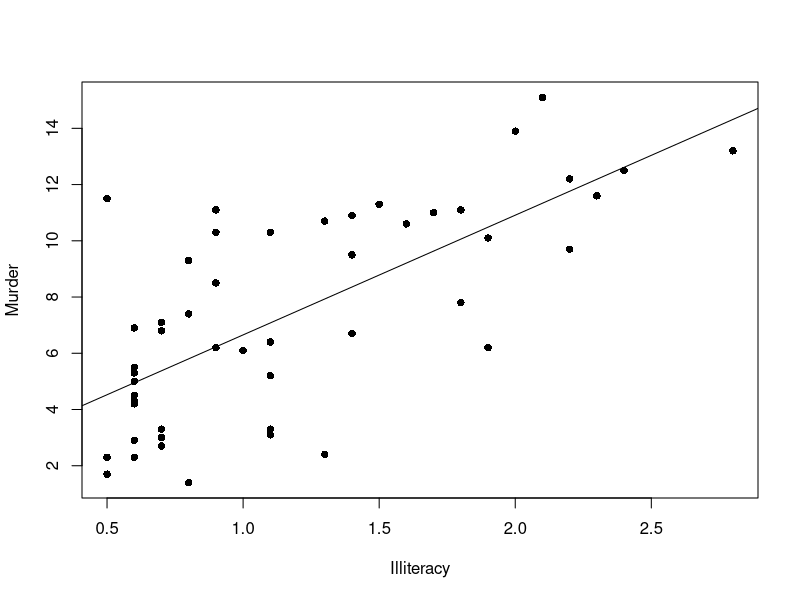
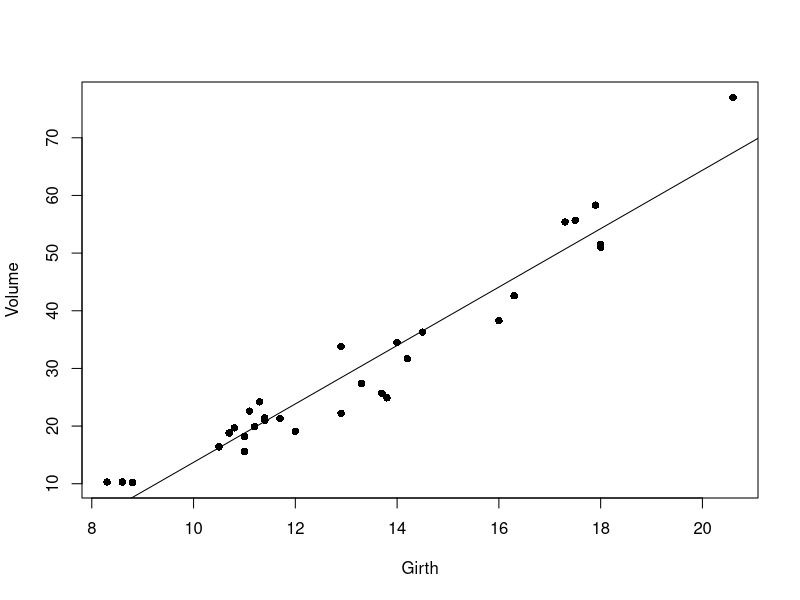
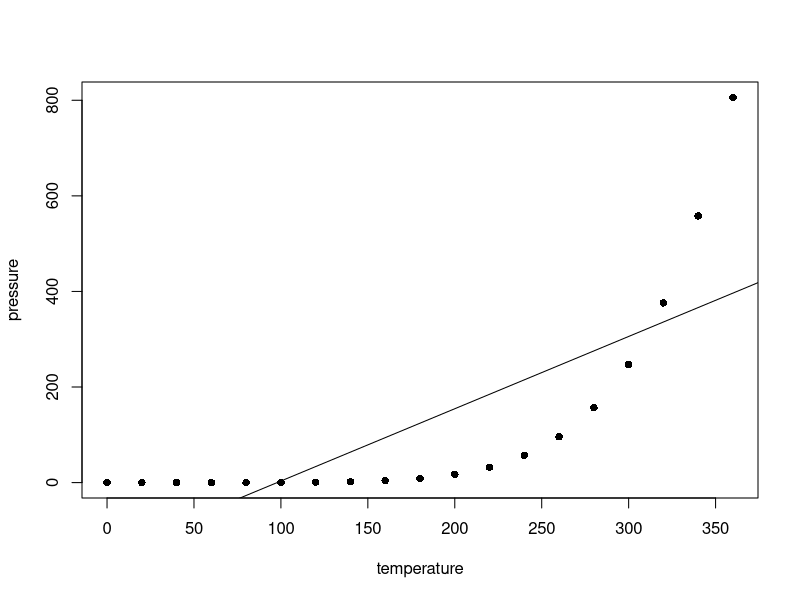

R code for these plots, in order:
# regression analysis practice in R by sangmin

# simple linear regression
st <- data.frame(state.x77)
plot(Murder~Illiteracy, data=st, pch=16)
model <- lm(Murder~Illiteracy, st)
abline(model)

b <- coef(model)[1]
W <- coef(model)[2]

md <- c(0.5, 1.0, 1.5)
for (i in 1:3) {
    cat(W * md[i] + b, "\n")
}


# simple linear regression
plot(Volume~Girth, data=trees, pch=16)
model <- lm(Volume~Girth, trees)
abline(model)

b <- coef(model)[1]
W <- coef(model)[2]

vo <- c(8.5, 9.0, 9.5)
for (i in 1:3) {
    cat(W * vo[i] + b, "\n")
}


# simple linear regression
plot(pressure~temperature, data=pressure, pch=16)
model <- lm(pressure~temperature, pressure)
abline(model)

b <- coef(model)[1]
W <- coef(model)[2]

pr <- c(65, 95, 155)
for (i in 1:3) {
    cat(W * pr[i] + b, "\n")    
}
